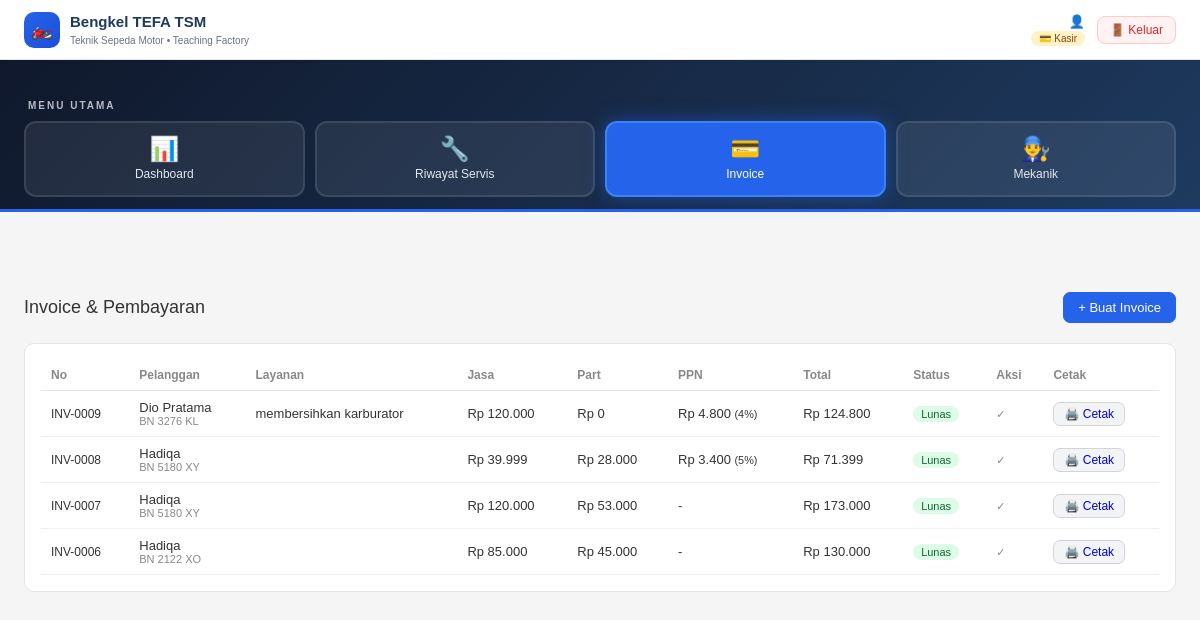
/invoice.php (signed in), run on the app's committed database.
### tables this page shows
CREATE TABLE `invoice` (
  `id` int(11) NOT NULL,
  `servis_id` int(11) NOT NULL,
  `biaya_jasa` int(11) DEFAULT 0,
  `biaya_part` int(11) DEFAULT 0,
  `ppn_persen` int(11) DEFAULT 0,
  `ppn_nominal` decimal(10,2) DEFAULT 0.00,
  `status` enum('belum_lunas','lunas') DEFAULT 'belum_lunas',
  `dibuat` timestamp NOT NULL DEFAULT current_timestamp()
);

CREATE TABLE `pelanggan` (
  `id` int(11) NOT NULL,
  `nama` varchar(100) NOT NULL,
  `telepon` varchar(20) DEFAULT NULL,
  `alamat` text DEFAULT NULL,
  `tipe` enum('siswa','umum') DEFAULT 'umum',
  `kelas` varchar(20) DEFAULT NULL,
  `dibuat` timestamp NOT NULL DEFAULT current_timestamp()
);

CREATE TABLE `motor` (
  `id` int(11) NOT NULL,
  `pelanggan_id` int(11) NOT NULL,
  `plat` varchar(15) NOT NULL,
  `merk` varchar(50) DEFAULT NULL,
  `tipe` varchar(100) DEFAULT NULL,
  `tahun` int(11) DEFAULT NULL,
  `no_rangka` varchar(50) DEFAULT NULL,
  `no_mesin` varchar(50) DEFAULT NULL,
  `created_at` timestamp NOT NULL DEFAULT current_timestamp()
);

CREATE TABLE `servis` (
  `id` int(11) NOT NULL,
  `pelanggan_id` int(11) NOT NULL,
  `motor_id` int(11) DEFAULT NULL,
  `mekanik_id` int(11) NOT NULL,
  `km_sekarang` int(11) DEFAULT NULL,
  `km_servis_selanjutnya` int(11) DEFAULT NULL,
  `tipe_pelanggan` enum('siswa','umum') DEFAULT 'umum',
  `keluhan` text DEFAULT NULL,
  `biaya_jasa` decimal(10,2) DEFAULT 0.00,
  `layanan` varchar(100) DEFAULT NULL,
  `jasa_id` int(11) DEFAULT NULL,
  `kategori_servis` enum('ringan','sedang','berat','custom') DEFAULT NULL,
  `deskripsi_jasa` text DEFAULT NULL,
  `harga_jasa_custom` decimal(10,2) DEFAULT 0.00,
  `status` enum('menunggu','proses','selesai') DEFAULT 'menunggu',
  `dibuat` timestamp NOT NULL DEFAULT current_timestamp()
);

### invoice.php (the view, shortened to what this page needs)
<?php
require 'header.php';
$invoice = $pdo->query("
  SELECT i.*, p.nama AS nama_pelanggan, s.layanan, mot.plat,
         (i.biaya_jasa + i.biaya_part + i.ppn_nominal) AS total
  FROM invoice i
  JOIN servis s ON i.servis_id = s.id
  JOIN pelanggan p ON s.pelanggan_id = p.id
  LEFT JOIN motor mot ON s.motor_id = mot.id
  ORDER BY i.dibuat DESC
")->fetchAll(PDO::FETCH_ASSOC);
?>
<div class="page-header">
  <h1>Invoice & Pembayaran</h1>
  <button class="btn btn-primary" onclick="document.getElementById('modal').style.display='flex'">
    + Buat Invoice
  </button>
</div>
<div class="kartu">
  <table>
    <thead>
      <tr><th>No</th><th>Pelanggan</th><th>Layanan</th><th>Jasa</th><th>Part</th><th>PPN</th><th>Total</th><th>Status</th><th>Aksi</th><th>Cetak</th></tr>    </thead>
    <tbody>
      <?php foreach($invoice as $inv): ?>
      <tr>
        <td style="font-weight:500;font-size:12px">INV-<?= str_pad($inv['id'],4,'0',STR_PAD_LEFT) ?></td>
        <td><?= htmlspecialchars($inv['nama_pelanggan']) ?>
          <div style="font-size:11px;color:#888"><?= $inv['plat'] ?? '-' ?></div></td>
        <td><?= htmlspecialchars($inv['layanan'] ?? '-') ?></td>
        <td>Rp <?= number_format($inv['biaya_jasa'],0,',','.') ?></td>
        <td>Rp <?= number_format($inv['biaya_part'],0,',','.') ?></td>
        <td><?= $inv['ppn_nominal'] > 0 ? 'Rp '.number_format($inv['ppn_nominal'],0,',','.').' <small>('.$inv['ppn_persen'].'%)</small>' : '-' ?></td>
        <td style="font-weight:500">Rp <?= number_format($inv['total'],0,',','.') ?></td>
        <td><span class="badge badge-<?= $inv['status']==='lunas'?'lunas':'belum' ?>">
          <?= $inv['status']==='lunas'?'Lunas':'Belum lunas' ?></span></td>
        <td>
          <?php if($inv['status'] !== 'lunas'): ?>
          <a href="?lunas=<?= $inv['id'] ?>" class="btn btn-sm btn-primary">Tandai Lunas</a>
          <?php else: ?>
          <span style="font-size:11px;color:#888">✓</span>
          <?php endif; ?>
        </td>
        <td>
          <a href="cetak_invoice.php?id=<?= $inv['id'] ?>" target="_blank" class="btn btn-sm" style="background:#f3f4f6">🖨️ Cetak</a>
        </td>
      </tr>
      <?php endforeach; ?>
    </tbody>
  </table>
</div>
<?php require 'footer.php'; ?>

### header.php (shortened to what this page needs)
<?php
$halaman = basename($_SERVER['PHP_SELF']);
$user = $_SESSION['user'];
?>
<!DOCTYPE html>
<html lang="id">
<head>
    <link rel="stylesheet" href="/bengkel.tsm/assets/css/style.css">
</head>
<body>
<header class="topbar">
    <div class="topbar-inner">
        <div class="topbar-brand">
            <div class="icon">🏍️</div>
            <div class="text">
                <h3>Bengkel TEFA TSM</h3>
                <span>Teknik Sepeda Motor • Teaching Factory</span>
            </div>
        </div>
        <div class="topbar-user">
            <div class="user-info">
                <div class="nama">👤 <?= htmlspecialchars($user['nama_lengkap']) ?></div>
                <span class="role-badge <?= $user['role'] === 'admin' ? 'role-admin' : 'role-kasir' ?>">
                    <?= $user['role'] === 'admin' ? '🔑 Administrator' : '💳 Kasir' ?>
                </span>
            </div>
            <a href="/bengkel.tsm/logout.php" class="btn-logout">🚪 Keluar</a>
        </div>
    </div>
</header>
<nav class="navbar-grid">
    <div class="navbar-grid-inner">
        <h2>Menu Utama</h2>
        <div class="nav-grid">
            <a href="/bengkel.tsm/index.php" class="nav-card <?= $halaman==='index.php' ? 'aktif' : '' ?>">
                <span class="nav-icon">📊</span>
                <span class="nav-label">Dashboard</span>
            </a>
            <a href="/bengkel.tsm/antrian.php" class="nav-card <?= $halaman==='antrian.php' ? 'aktif' : '' ?>">
                <span class="nav-icon">🔧</span>
                <span class="nav-label">Riwayat Servis</span>
            </a>
            <a href="/bengkel.tsm/invoice.php" class="nav-card <?= $halaman==='invoice.php' ? 'aktif' : '' ?>">
                <span class="nav-icon">💳</span>
                <span class="nav-label">Invoice</span>
            </a>
            <a href="/bengkel.tsm/mekanik.php" class="nav-card <?= $halaman==='mekanik.php' ? 'aktif' : '' ?>">
                <span class="nav-icon">👨‍🔧</span>
                <span class="nav-label">Mekanik</span>
            </a>
        </div>
    </div>
</nav>
<div class="main-wrapper">

### footer.php (shortened to what this page needs)
</div>
</body>
</html>

### assets/css/style.css (style rules this page uses)
* { box-sizing: border-box; margin: 0; padding: 0; }
html { scroll-behavior: smooth; }
body { font-family: sans-serif; font-size: 14px; background: #f5f5f5; color: #333; }
.topbar { background: #fff; border-bottom: 1px solid #e5e7eb; position: fixed; top: 0; left: 0; right: 0; z-index: 1000; box-shadow: 0 1px 3px rgba(0,0,0,0.05); height: 60px; }
.topbar-inner { max-width: 1200px; margin: 0 auto; padding: 8px 24px; display: flex; align-items: center; justify-content: space-between; height: 100%; }
.topbar-brand { display: flex; align-items: center; gap: 10px; }
.topbar-brand .icon { width: 36px; height: 36px; background: linear-gradient(135deg, #2563eb, #1d4ed8); color: #fff; border-radius: 10px; display: flex; align-items: center; justify-content: center; font-size: 18px; }
.topbar-brand .text h3 { font-size: 15px; color: #1e3a5f; margin: 0; line-height: 1.2; }
.topbar-brand .text span { font-size: 10px; color: #6b7280; }
.topbar-user { display: flex; align-items: center; gap: 12px; }
.topbar-user .user-info { text-align: right; }
.topbar-user .user-info .nama { font-size: 13px; font-weight: 500; color: #1f2937; }
.role-badge { display: inline-block; padding: 2px 8px; border-radius: 20px; font-size: 10px; font-weight: 500; }
.role-kasir { background: #fef3c7; color: #92400e; }
.btn-logout { padding: 6px 12px; border-radius: 8px; border: 1px solid #fecaca; background: #fef2f2; color: #dc2626; cursor: pointer; font-size: 12px; text-decoration: none; display: flex; align-items: center; gap: 4px; transition: all 0.2s; }
.navbar-grid { background: linear-gradient(135deg, #0f172a 0%, #1e3a5f 100%); padding-top: 100px; border-bottom: 3px solid #2563eb; }
.navbar-grid-inner { max-width: 1200px; margin: 0 auto; padding: 0 24px; }
.navbar-grid-inner h2 { color: rgba(255,255,255,0.7); font-size: 10px; text-transform: uppercase; letter-spacing: 2px; margin: 0 0 10px 4px; }
.nav-grid { display: grid; grid-template-columns: repeat(auto-fit, minmax(130px, 1fr)); gap: 10px; margin-bottom: 12px; }
.nav-card { background: rgba(255,255,255,0.08); border: 2px solid rgba(255,255,255,0.1); border-radius: 12px; padding: 14px 12px; text-decoration: none; color: #e2e8f0; transition: all 0.25s ease; display: flex; flex-direction: column; align-items: center; text-align: center; gap: 6px; position: relative; overflow: hidden; }
.nav-card.aktif { background: #2563eb !important; border-color: #3b82f6 !important; box-shadow: 0 0 20px rgba(37,99,235,0.5); color: #fff; }
.nav-card .nav-icon { font-size: 24px; line-height: 1; }
.nav-card .nav-label { font-size: 12px; font-weight: 500; }
.main-wrapper { max-width: 1200px; margin: 0 auto; padding: 80px 24px 24px; }
.page-header { display: flex; justify-content: space-between; align-items: center; margin-bottom: 20px; }
.page-header h1 { font-size: 18px; font-weight: 500; }
.kartu { background: #fff; border: 1px solid #e5e5e5; border-radius: 10px; padding: 16px; margin-bottom: 16px; }
table { width: 100%; border-collapse: collapse; font-size: 13px; }
th { text-align: left; padding: 8px 10px; color: #888; font-size: 12px; border-bottom: 1px solid #e5e5e5; }
td { padding: 9px 10px; border-bottom: 1px solid #f0f0f0; vertical-align: middle; }
.badge { display: inline-block; padding: 2px 8px; border-radius: 20px; font-size: 11px; }
.badge-lunas { background: #dcfce7; color: #166534; }
.btn { padding: 7px 14px; border-radius: 7px; border: 1px solid #d1d5db; background: #fff; cursor: pointer; font-size: 13px; text-decoration: none; display: inline-block; }
.btn-primary { background: #2563eb; color: #fff; border-color: #2563eb; }
.btn-sm { padding: 4px 10px; font-size: 12px; }

### data on the page
invoice: id "0009", pelanggan.nama "Dio Pratama", motor.plat "BN 3276 KL", servis.layanan "membersihkan karburator", biaya_jasa "120.000", biaya_part "0", ppn_nominal "4.800", ppn_persen "4", total "124.800", status "Lunas"
invoice: id "0008", pelanggan.nama "Hadiqa", motor.plat "BN 5180 XY", biaya_jasa "39.999", biaya_part "28.000", ppn_nominal "3.400", ppn_persen "5", total "71.399", status "Lunas"
invoice: id "0007", pelanggan.nama "Hadiqa", motor.plat "BN 5180 XY", biaya_jasa "120.000", biaya_part "53.000", total "173.000", status "Lunas"
invoice: id "0006", pelanggan.nama "Hadiqa", motor.plat "BN 2122 XO", biaya_jasa "85.000", biaya_part "45.000", total "130.000", status "Lunas"
